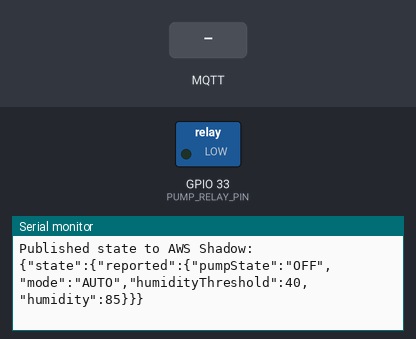
The sketch below on a simulated ESP32. Shown: switched loads named in the sketch (green lamp = pin HIGH), the last lines printed to the serial monitor. Inputs (shaded band) come from the test bench. WiFi joins after 1.5 s; servers stay silent unless stated; the local clock reads 2024-03-15 10:24:30 at power-on unless the sketch sets it; no MQTT or app messages arrive unless stated.

Above: at 2.7 s.
2.8 s: MQTT message "MANUAL" arrives on the first subscribed topic
At 3.9 s:
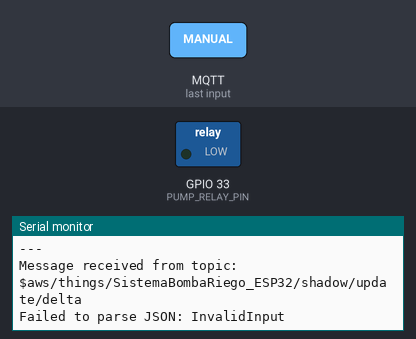
4.3 s: MQTT message "1" arrives on the first subscribed topic
At 5.6 s:
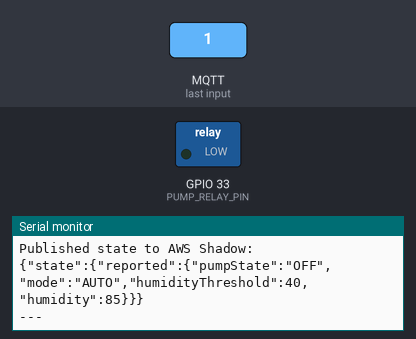

Measured:
- after the input at 2.8 s, the serial monitor: prints a new line at once (image 1)
- after the input at 4.3 s, the serial monitor: prints a new line at once (image 2)

The sketch:

SmartIrrigationSystem.ino
```cpp
#include <WiFi.h>
#include <WiFiClientSecure.h>
#include <PubSubClient.h>
#include <ArduinoJson.h>
#include "time.h"

//  USER CONFIG

// WiFi Credentials
const char* WIFI_SSID = "UCB-IoT";       // WIFI NETWORK
const char* WIFI_PASS = "sistemasyteleco"; // PASSWORD

// --- AWS IoT Details ---
const char* MQTT_BROKER = "a250fg572lqga2-ats.iot.us-east-1.amazonaws.com"; // AWS Endpoint
const char* CLIENT_ID = "SistemaBombaRiego_ESP32";                               // thing Name

// --- Device Certificates ---
const char AMAZON_ROOT_CA1[] PROGMEM = R"EOF(
-----BEGIN CERTIFICATE-----
-----END CERTIFICATE-----
)EOF";

const char CERTIFICATE[] PROGMEM = R"KEY(
-----BEGIN CERTIFICATE-----
-----END CERTIFICATE-----
)KEY";

const char PRIVATE_KEY[] PROGMEM = R"KEY(
-----BEGIN RSA PRIVATE KEY-----
-----END RSA PRIVATE KEY-----
)KEY";

// --- AWS IoT Shadow Topics ---
const char* UPDATE_TOPIC = "$aws/things/SistemaBombaRiego_ESP32/shadow/update";
const char* UPDATE_DELTA_TOPIC = "$aws/things/SistemaBombaRiego_ESP32/shadow/update/delta";

// Main Logic

// --- Hardware Pin Definitions ---
#define SOIL_MOISTURE_PIN 32
#define PUMP_RELAY_PIN    33

// --- Application Timing Configuration ---
const long SENSOR_READ_INTERVAL_MS = 30000;
const int SENSOR_DRY_VALUE = 4095;
const int SENSOR_WET_VALUE = 1700;

// --- Global State Variables ---
String pumpState = "OFF";
String mode = "AUTO";
int humidityThreshold = 40;
float currentHumidity = 0.0;
int lastReportedHumidityRange = -1; // -1 to force the first report on boot

// --- MQTT and System Objects ---
WiFiClientSecure wiFiClient;
PubSubClient client(wiFiClient);
StaticJsonDocument<512> inputDoc;
StaticJsonDocument<512> outputDoc;
char outputBuffer[512];

// Helper function to get humidity range
int getHumidityRange(float humidity) {
  if (humidity <= 25) return 0; // Very Dry
  if (humidity <= 50) return 1; // Dry
  if (humidity <= 75) return 2; // Moist
  return 3;                     // Saturated
}

void publishShadowState() {
  outputDoc.clear();
  JsonObject state = outputDoc.createNestedObject("state");
  JsonObject reported = state.createNestedObject("reported");

  reported["pumpState"] = pumpState;
  reported["mode"] = mode;
  reported["humidityThreshold"] = humidityThreshold;
  reported["humidity"] = currentHumidity;

  serializeJson(outputDoc, outputBuffer);
  client.publish(UPDATE_TOPIC, outputBuffer);
  Serial.println("Published state to AWS Shadow:");
  Serial.println(outputBuffer);
}

void callback(char* topic, byte* payload, unsigned int length) {
  Serial.println("---");
  Serial.print("Message received from topic: ");
  Serial.println(topic);

  inputDoc.clear();
  DeserializationError err = deserializeJson(inputDoc, payload, length);
  if (err) {
    Serial.printf("Failed to parse JSON: %s\n", err.c_str());
    return;
  }

  JsonObject state = inputDoc["state"];

  if (state.containsKey("pumpState")) pumpState = state["pumpState"].as<String>();
  if (state.containsKey("mode")) mode = state["mode"].as<String>();
  if (state.containsKey("humidityThreshold")) humidityThreshold = state["humidityThreshold"];

  Serial.println("Local state updated from cloud delta.");
  publishShadowState();
  lastReportedHumidityRange = getHumidityRange(currentHumidity); // Resync range after cloud update
  Serial.println("---");
}

void setupWiFi() {
  delay(10);
  Serial.print("\nConnecting to WiFi...");
  WiFi.begin(WIFI_SSID, WIFI_PASS);
  while (WiFi.status() != WL_CONNECTED) {
    delay(500);
    Serial.print(".");
  }
  Serial.println("\nWiFi Connected!");

  Serial.print("Synchronizing time...");
  configTime(0, 0, "pool.ntp.org");
  time_t now = time(nullptr);
  while (now < 8 * 3600 * 2) {
    delay(500);
    Serial.print(".");
    now = time(nullptr);
  }
  Serial.println("\nTime synchronized!");
}

void setup() {
  Serial.begin(115200);
  pinMode(PUMP_RELAY_PIN, OUTPUT);
  digitalWrite(PUMP_RELAY_PIN, LOW);

  setupWiFi();

  wiFiClient.setCACert(AMAZON_ROOT_CA1);
  wiFiClient.setCertificate(CERTIFICATE);
  wiFiClient.setPrivateKey(PRIVATE_KEY);

  client.setServer(MQTT_BROKER, 8883);
  client.setCallback(callback);
}

void reconnect() {
  while (!client.connected()) {
    Serial.print("Attempting MQTT connection to AWS...");
    if (client.connect(CLIENT_ID)) {
      Serial.println(" connected!");
      client.subscribe(UPDATE_DELTA_TOPIC);
      Serial.printf("Subscribed to: %s\n", UPDATE_DELTA_TOPIC);
      delay(100);
       // On reconnect, we force a state publish. Let's read the sensor first.
      long rawValue = analogRead(SOIL_MOISTURE_PIN);
      long mappedValue = map(rawValue, SENSOR_DRY_VALUE, SENSOR_WET_VALUE, 0, 100);
      currentHumidity = constrain(mappedValue, 0, 100);
      lastReportedHumidityRange = getHumidityRange(currentHumidity);
      publishShadowState();
    } else {
      Serial.print(" failed, rc=");
      Serial.print(client.state());
      Serial.println(". Retrying in 5 seconds...");
      delay(5000);
    }
  }
}

void loop() {
  if (!client.connected()) {
    reconnect();
  }
  client.loop();

  static unsigned long lastSensorReadMillis = 0;
  if (millis() - lastSensorReadMillis > SENSOR_READ_INTERVAL_MS) {
    lastSensorReadMillis = millis();
    long rawValue = analogRead(SOIL_MOISTURE_PIN);
    long mappedValue = map(rawValue, SENSOR_DRY_VALUE, SENSOR_WET_VALUE, 0, 100);
    currentHumidity = constrain(mappedValue, 0, 100);
    Serial.printf("[SENSOR READ] Current humidity: %.1f%%\n", currentHumidity);
  }

  if (mode == "MANUAL") {
    digitalWrite(PUMP_RELAY_PIN, (pumpState == "ON") ? HIGH : LOW);
  } else if (mode == "AUTO") {
    if (currentHumidity < humidityThreshold) {
      if (pumpState != "ON") { pumpState = "ON"; digitalWrite(PUMP_RELAY_PIN, HIGH); }
    } else {
      if (pumpState != "OFF") { pumpState = "OFF"; digitalWrite(PUMP_RELAY_PIN, LOW); }
    }
  }

  // Reporting Logic
  int currentRange = getHumidityRange(currentHumidity);
  if (currentRange != lastReportedHumidityRange) {
    Serial.printf("Humidity has changed range. Old: %d, New: %d. Reporting to cloud.\n", lastReportedHumidityRange, currentRange);
    publishShadowState();
    lastReportedHumidityRange = currentRange; // Update the last reported range
  }
}
```
